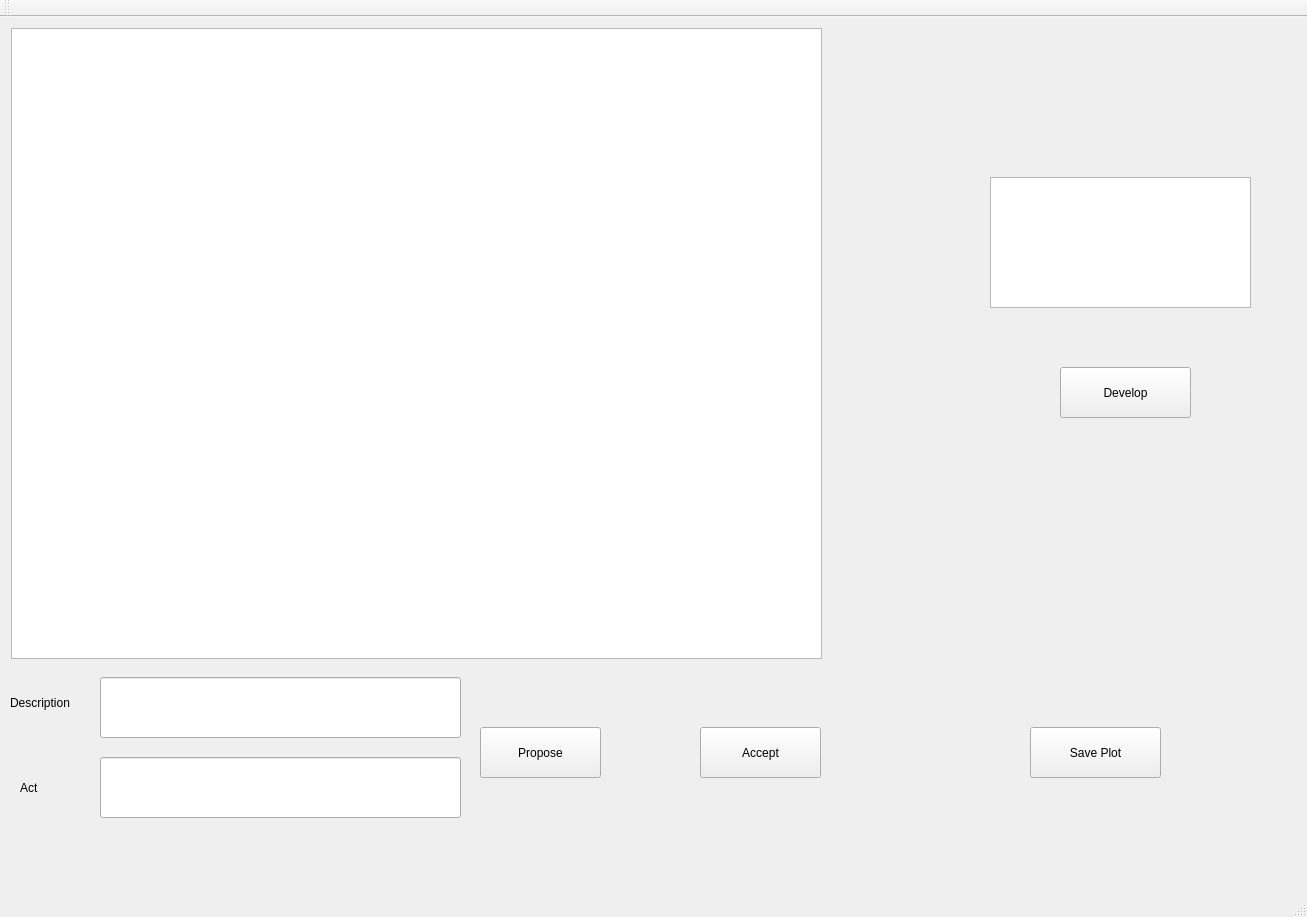
<?xml version="1.0" encoding="UTF-8"?>
<ui version="4.0">
 <class>ScreenwritingClass</class>
 <widget class="QMainWindow" name="ScreenwritingClass">
  <property name="geometry">
   <rect>
    <x>0</x>
    <y>0</y>
    <width>1307</width>
    <height>917</height>
   </rect>
  </property>
  <property name="windowTitle">
   <string>Screenwriting</string>
  </property>
  <widget class="QWidget" name="centralWidget">
   <widget class="QTableView" name="tableView">
    <property name="geometry">
     <rect>
      <x>11</x>
      <y>11</y>
      <width>811</width>
      <height>631</height>
     </rect>
    </property>
   </widget>
   <widget class="QLineEdit" name="description_line_edit">
    <property name="geometry">
     <rect>
      <x>100</x>
      <y>660</y>
      <width>361</width>
      <height>61</height>
     </rect>
    </property>
   </widget>
   <widget class="QLineEdit" name="act_line_edit">
    <property name="geometry">
     <rect>
      <x>100</x>
      <y>740</y>
      <width>361</width>
      <height>61</height>
     </rect>
    </property>
   </widget>
   <widget class="QLabel" name="label">
    <property name="geometry">
     <rect>
      <x>10</x>
      <y>670</y>
      <width>71</width>
      <height>31</height>
     </rect>
    </property>
    <property name="text">
     <string>Description</string>
    </property>
   </widget>
   <widget class="QLabel" name="label_2">
    <property name="geometry">
     <rect>
      <x>20</x>
      <y>760</y>
      <width>61</width>
      <height>21</height>
     </rect>
    </property>
    <property name="text">
     <string>Act</string>
    </property>
   </widget>
   <widget class="QPushButton" name="propose_button">
    <property name="geometry">
     <rect>
      <x>480</x>
      <y>710</y>
      <width>121</width>
      <height>51</height>
     </rect>
    </property>
    <property name="text">
     <string>Propose</string>
    </property>
   </widget>
   <widget class="QPushButton" name="accept_button">
    <property name="geometry">
     <rect>
      <x>700</x>
      <y>710</y>
      <width>121</width>
      <height>51</height>
     </rect>
    </property>
    <property name="text">
     <string>Accept</string>
    </property>
   </widget>
   <widget class="QPushButton" name="develop_button">
    <property name="geometry">
     <rect>
      <x>1060</x>
      <y>350</y>
      <width>131</width>
      <height>51</height>
     </rect>
    </property>
    <property name="text">
     <string>Develop</string>
    </property>
   </widget>
   <widget class="QTextEdit" name="textEdit">
    <property name="geometry">
     <rect>
      <x>990</x>
      <y>160</y>
      <width>261</width>
      <height>131</height>
     </rect>
    </property>
   </widget>
   <widget class="QPushButton" name="save_plot_button">
    <property name="geometry">
     <rect>
      <x>1030</x>
      <y>710</y>
      <width>131</width>
      <height>51</height>
     </rect>
    </property>
    <property name="text">
     <string>Save Plot</string>
    </property>
   </widget>
  </widget>
  <widget class="QMenuBar" name="menuBar">
   <property name="geometry">
    <rect>
     <x>0</x>
     <y>0</y>
     <width>1307</width>
     <height>26</height>
    </rect>
   </property>
  </widget>
  <widget class="QToolBar" name="mainToolBar">
   <attribute name="toolBarArea">
    <enum>TopToolBarArea</enum>
   </attribute>
   <attribute name="toolBarBreak">
    <bool>false</bool>
   </attribute>
  </widget>
  <widget class="QStatusBar" name="statusBar"/>
 </widget>
 <layoutdefault spacing="6" margin="11"/>
 <resources>
  <include location="Screenwriting.qrc"/>
 </resources>
 <connections>
  <connection>
   <sender>propose_button</sender>
   <signal>clicked()</signal>
   <receiver>ScreenwritingClass</receiver>
   <slot>propose()</slot>
   <hints>
    <hint type="sourcelabel">
     <x>543</x>
     <y>774</y>
    </hint>
    <hint type="destinationlabel">
     <x>721</x>
     <y>774</y>
    </hint>
   </hints>
  </connection>
  <connection>
   <sender>tableView</sender>
   <signal>clicked(QModelIndex)</signal>
   <receiver>ScreenwritingClass</receiver>
   <slot>idea_selected()</slot>
   <hints>
    <hint type="sourcelabel">
     <x>682</x>
     <y>263</y>
    </hint>
    <hint type="destinationlabel">
     <x>1122</x>
     <y>733</y>
    </hint>
   </hints>
  </connection>
  <connection>
   <sender>accept_button</sender>
   <signal>clicked()</signal>
   <receiver>ScreenwritingClass</receiver>
   <slot>accept()</slot>
   <hints>
    <hint type="sourcelabel">
     <x>804</x>
     <y>780</y>
    </hint>
    <hint type="destinationlabel">
     <x>883</x>
     <y>819</y>
    </hint>
   </hints>
  </connection>
  <connection>
   <sender>develop_button</sender>
   <signal>clicked()</signal>
   <receiver>ScreenwritingClass</receiver>
   <slot>open_edit_window()</slot>
   <hints>
    <hint type="sourcelabel">
     <x>1142</x>
     <y>406</y>
    </hint>
    <hint type="destinationlabel">
     <x>1124</x>
     <y>530</y>
    </hint>
   </hints>
  </connection>
  <connection>
   <sender>save_plot_button</sender>
   <signal>clicked()</signal>
   <receiver>ScreenwritingClass</receiver>
   <slot>save_plot()</slot>
   <hints>
    <hint type="sourcelabel">
     <x>1083</x>
     <y>763</y>
    </hint>
    <hint type="destinationlabel">
     <x>993</x>
     <y>648</y>
    </hint>
   </hints>
  </connection>
 </connections>
 <slots>
  <slot>propose()</slot>
  <slot>idea_selected()</slot>
  <slot>accept()</slot>
  <slot>open_edit_window()</slot>
  <slot>save_plot()</slot>
 </slots>
</ui>
